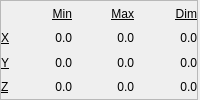
  <widget class="QDockWidget" name="workpieceBoundsDockWidget">
   <property name="maximumSize">
    <size>
     <width>300</width>
     <height>125</height>
    </size>
   </property>
   <property name="features">
    <set>QDockWidget::DockWidgetClosable|QDockWidget::DockWidgetMovable</set>
   </property>
   <property name="windowTitle">
    <string>Workpiece Bounds</string>
   </property>
   <attribute name="dockWidgetArea">
    <number>2</number>
   </attribute>
   <widget class="QWidget" name="dockWidgetContents_2">
    <layout class="QVBoxLayout" name="verticalLayout_24">
     <property name="spacing">
      <number>0</number>
     </property>
     <property name="leftMargin">
      <number>0</number>
     </property>
     <property name="topMargin">
      <number>0</number>
     </property>
     <property name="rightMargin">
      <number>2</number>
     </property>
     <property name="bottomMargin">
      <number>0</number>
     </property>
     <item>
      <widget class="QFrame" name="frame_2">
       <property name="frameShape">
        <enum>QFrame::StyledPanel</enum>
       </property>
       <property name="frameShadow">
        <enum>QFrame::Raised</enum>
       </property>
       <layout class="QVBoxLayout" name="verticalLayout_23">
        <property name="spacing">
         <number>0</number>
        </property>
        <property name="leftMargin">
         <number>0</number>
        </property>
        <property name="topMargin">
         <number>0</number>
        </property>
        <property name="rightMargin">
         <number>0</number>
        </property>
        <property name="bottomMargin">
         <number>0</number>
        </property>
        <item>
         <layout class="QGridLayout" name="gridLayout_7" columnstretch="0,1,1,1">
          <property name="rightMargin">
           <number>0</number>
          </property>
          <item row="0" column="1">
           <widget class="QLabel" name="label_13">
            <property name="font">
             <font>
              <underline>true</underline>
             </font>
            </property>
            <property name="layoutDirection">
             <enum>Qt::LeftToRight</enum>
            </property>
            <property name="text">
             <string>Min</string>
            </property>
            <property name="alignment">
             <set>Qt::AlignRight|Qt::AlignTrailing|Qt::AlignVCenter</set>
            </property>
           </widget>
          </item>
          <item row="0" column="2">
           <widget class="QLabel" name="label_14">
            <property name="font">
             <font>
              <underline>true</underline>
             </font>
            </property>
            <property name="text">
             <string>Max</string>
            </property>
            <property name="alignment">
             <set>Qt::AlignRight|Qt::AlignTrailing|Qt::AlignVCenter</set>
            </property>
           </widget>
          </item>
          <item row="0" column="3">
           <widget class="QLabel" name="label_15">
            <property name="font">
             <font>
              <underline>true</underline>
             </font>
            </property>
            <property name="text">
             <string>Dim</string>
            </property>
            <property name="alignment">
             <set>Qt::AlignRight|Qt::AlignTrailing|Qt::AlignVCenter</set>
            </property>
           </widget>
          </item>
          <item row="1" column="0">
           <widget class="QLabel" name="label_22">
            <property name="font">
             <font>
              <underline>true</underline>
             </font>
            </property>
            <property name="text">
             <string>X</string>
            </property>
           </widget>
          </item>
          <item row="1" column="1">
           <widget class="QLabel" name="workpieceBoundsXMinLabel">
            <property name="text">
             <string>0.0</string>
            </property>
            <property name="alignment">
             <set>Qt::AlignRight|Qt::AlignTrailing|Qt::AlignVCenter</set>
            </property>
           </widget>
          </item>
          <item row="1" column="2">
           <widget class="QLabel" name="workpieceBoundsXMaxLabel">
            <property name="text">
             <string>0.0</string>
            </property>
            <property name="alignment">
             <set>Qt::AlignRight|Qt::AlignTrailing|Qt::AlignVCenter</set>
            </property>
           </widget>
          </item>
          <item row="1" column="3">
           <widget class="QLabel" name="workpieceBoundsXDimLabel">
            <property name="text">
             <string>0.0</string>
            </property>
            <property name="alignment">
             <set>Qt::AlignRight|Qt::AlignTrailing|Qt::AlignVCenter</set>
            </property>
           </widget>
          </item>
          <item row="2" column="0">
           <widget class="QLabel" name="label_23">
            <property name="font">
             <font>
              <underline>true</underline>
             </font>
            </property>
            <property name="text">
             <string>Y</string>
            </property>
           </widget>
          </item>
          <item row="2" column="1">
           <widget class="QLabel" name="workpieceBoundsYMinLabel">
            <property name="text">
             <string>0.0</string>
            </property>
            <property name="alignment">
             <set>Qt::AlignRight|Qt::AlignTrailing|Qt::AlignVCenter</set>
            </property>
           </widget>
          </item>
          <item row="2" column="2">
           <widget class="QLabel" name="workpieceBoundsYMaxLabel">
            <property name="text">
             <string>0.0</string>
            </property>
            <property name="alignment">
             <set>Qt::AlignRight|Qt::AlignTrailing|Qt::AlignVCenter</set>
            </property>
           </widget>
          </item>
          <item row="2" column="3">
           <widget class="QLabel" name="workpieceBoundsYDimLabel">
            <property name="text">
             <string>0.0</string>
            </property>
            <property name="alignment">
             <set>Qt::AlignRight|Qt::AlignTrailing|Qt::AlignVCenter</set>
            </property>
           </widget>
          </item>
          <item row="3" column="0">
           <widget class="QLabel" name="label_24">
            <property name="font">
             <font>
              <underline>true</underline>
             </font>
            </property>
            <property name="text">
             <string>Z</string>
            </property>
           </widget>
          </item>
          <item row="3" column="1">
           <widget class="QLabel" name="workpieceBoundsZMinLabel">
            <property name="text">
             <string>0.0</string>
            </property>
            <property name="alignment">
             <set>Qt::AlignRight|Qt::AlignTrailing|Qt::AlignVCenter</set>
            </property>
           </widget>
          </item>
          <item row="3" column="2">
           <widget class="QLabel" name="workpieceBoundsZMaxLabel">
            <property name="text">
             <string>0.0</string>
            </property>
            <property name="alignment">
             <set>Qt::AlignRight|Qt::AlignTrailing|Qt::AlignVCenter</set>
            </property>
           </widget>
          </item>
          <item row="3" column="3">
           <widget class="QLabel" name="workpieceBoundsZDimLabel">
            <property name="text">
             <string>0.0</string>
            </property>
            <property name="alignment">
             <set>Qt::AlignRight|Qt::AlignTrailing|Qt::AlignVCenter</set>
            </property>
           </widget>
          </item>
         </layout>
        </item>
       </layout>
      </widget>
     </item>
    </layout>
   </widget>
  </widget>
